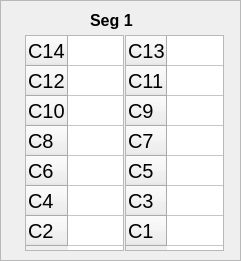
     <widget class="QFrame" name="frame_31">
      <property name="geometry">
       <rect>
        <x>5</x>
        <y>40</y>
        <width>241</width>
        <height>261</height>
       </rect>
      </property>
      <property name="frameShape">
       <enum>QFrame::StyledPanel</enum>
      </property>
      <property name="frameShadow">
       <enum>QFrame::Raised</enum>
      </property>
      <widget class="QLabel" name="box1_label_5">
       <property name="geometry">
        <rect>
         <x>90</x>
         <y>10</y>
         <width>61</width>
         <height>21</height>
        </rect>
       </property>
       <property name="font">
        <font>
         <pointsize>12</pointsize>
         <weight>75</weight>
         <bold>true</bold>
        </font>
       </property>
       <property name="text">
        <string>Seg 1</string>
       </property>
      </widget>
      <widget class="QTableWidget" name="box1_even">
       <property name="geometry">
        <rect>
         <x>25</x>
         <y>35</y>
         <width>99</width>
         <height>216</height>
        </rect>
       </property>
       <property name="font">
        <font>
         <pointsize>15</pointsize>
        </font>
       </property>
       <attribute name="horizontalHeaderVisible">
        <bool>false</bool>
       </attribute>
       <attribute name="horizontalHeaderDefaultSectionSize">
        <number>60</number>
       </attribute>
       <row>
        <property name="text">
         <string>C14</string>
        </property>
       </row>
       <row>
        <property name="text">
         <string>C12</string>
        </property>
       </row>
       <row>
        <property name="text">
         <string>C10</string>
        </property>
       </row>
       <row>
        <property name="text">
         <string>C8</string>
        </property>
       </row>
       <row>
        <property name="text">
         <string>C6</string>
        </property>
       </row>
       <row>
        <property name="text">
         <string>C4</string>
        </property>
       </row>
       <row>
        <property name="text">
         <string>C2</string>
        </property>
       </row>
       <column>
        <property name="text">
         <string>Right</string>
        </property>
       </column>
      </widget>
      <widget class="QTableWidget" name="box1_odd">
       <property name="geometry">
        <rect>
         <x>125</x>
         <y>35</y>
         <width>99</width>
         <height>216</height>
        </rect>
       </property>
       <property name="font">
        <font>
         <pointsize>15</pointsize>
        </font>
       </property>
       <attribute name="horizontalHeaderVisible">
        <bool>false</bool>
       </attribute>
       <attribute name="horizontalHeaderDefaultSectionSize">
        <number>60</number>
       </attribute>
       <row>
        <property name="text">
         <string>C13</string>
        </property>
       </row>
       <row>
        <property name="text">
         <string>C11</string>
        </property>
       </row>
       <row>
        <property name="text">
         <string>C9</string>
        </property>
       </row>
       <row>
        <property name="text">
         <string>C7</string>
        </property>
       </row>
       <row>
        <property name="text">
         <string>C5</string>
        </property>
       </row>
       <row>
        <property name="text">
         <string>C3</string>
        </property>
       </row>
       <row>
        <property name="text">
         <string>C1</string>
        </property>
       </row>
       <column>
        <property name="text">
         <string>Left</string>
        </property>
       </column>
      </widget>
     </widget>
